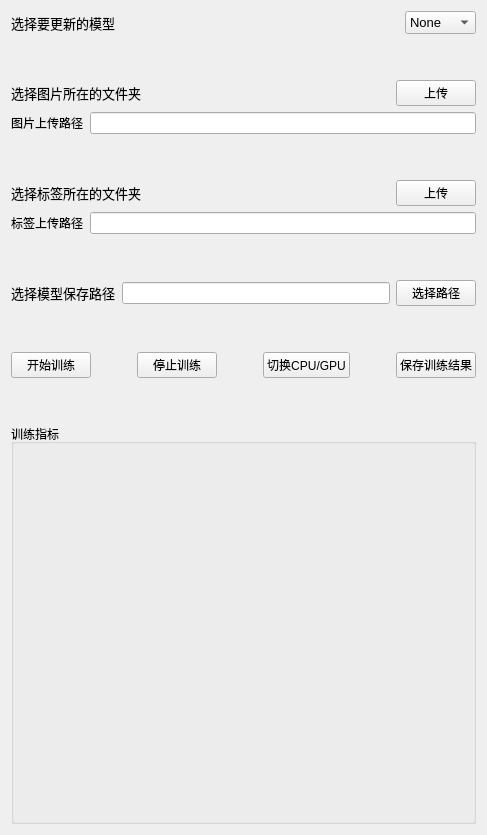
      <widget class="QWidget" name="page_4">
       <layout class="QHBoxLayout" name="horizontalLayout_35">
        <item>
         <layout class="QVBoxLayout" name="verticalLayout_14">
          <item>
           <layout class="QHBoxLayout" name="horizontalLayout_8">
            <item>
             <widget class="QLabel" name="label_20">
              <property name="font">
               <font>
                <pointsize>10</pointsize>
               </font>
              </property>
              <property name="text">
               <string>选择要更新的模型</string>
              </property>
             </widget>
            </item>
            <item>
             <spacer name="horizontalSpacer_5">
              <property name="orientation">
               <enum>Qt::Horizontal</enum>
              </property>
              <property name="sizeHint" stdset="0">
               <size>
                <width>40</width>
                <height>20</height>
               </size>
              </property>
             </spacer>
            </item>
            <item>
             <widget class="QComboBox" name="comboBox_2">
              <property name="font">
               <font>
                <pointsize>10</pointsize>
               </font>
              </property>
              <item>
               <property name="text">
                <string>None</string>
               </property>
              </item>
              <item>
               <property name="text">
                <string>Model1</string>
               </property>
              </item>
              <item>
               <property name="text">
                <string>Model2</string>
               </property>
              </item>
              <item>
               <property name="text">
                <string>Model3</string>
               </property>
              </item>
             </widget>
            </item>
           </layout>
          </item>
          <item>
           <spacer name="verticalSpacer_2">
            <property name="orientation">
             <enum>Qt::Vertical</enum>
            </property>
            <property name="sizeHint" stdset="0">
             <size>
              <width>20</width>
              <height>40</height>
             </size>
            </property>
           </spacer>
          </item>
          <item>
           <layout class="QHBoxLayout" name="horizontalLayout_24">
            <item>
             <widget class="QLabel" name="label_48">
              <property name="maximumSize">
               <size>
                <width>16777215</width>
                <height>20</height>
               </size>
              </property>
              <property name="font">
               <font>
                <family>Adobe Devanagari</family>
                <pointsize>10</pointsize>
               </font>
              </property>
              <property name="text">
               <string>选择图片所在的文件夹</string>
              </property>
             </widget>
            </item>
            <item>
             <spacer name="horizontalSpacer_23">
              <property name="orientation">
               <enum>Qt::Horizontal</enum>
              </property>
              <property name="sizeHint" stdset="0">
               <size>
                <width>40</width>
                <height>20</height>
               </size>
              </property>
             </spacer>
            </item>
            <item>
             <widget class="QPushButton" name="pushButton_3">
              <property name="text">
               <string>上传</string>
              </property>
             </widget>
            </item>
           </layout>
          </item>
          <item>
           <layout class="QHBoxLayout" name="horizontalLayout_31">
            <item>
             <widget class="QLabel" name="label_49">
              <property name="maximumSize">
               <size>
                <width>16777215</width>
                <height>20</height>
               </size>
              </property>
              <property name="text">
               <string>图片上传路径</string>
              </property>
             </widget>
            </item>
            <item>
             <widget class="QLineEdit" name="lineEdit">
              <property name="text">
               <string/>
              </property>
             </widget>
            </item>
           </layout>
          </item>
          <item>
           <spacer name="verticalSpacer_3">
            <property name="orientation">
             <enum>Qt::Vertical</enum>
            </property>
            <property name="sizeHint" stdset="0">
             <size>
              <width>20</width>
              <height>40</height>
             </size>
            </property>
           </spacer>
          </item>
          <item>
           <layout class="QHBoxLayout" name="horizontalLayout_32">
            <item>
             <widget class="QLabel" name="label_50">
              <property name="font">
               <font>
                <family>Adobe Devanagari</family>
                <pointsize>10</pointsize>
               </font>
              </property>
              <property name="text">
               <string>选择标签所在的文件夹</string>
              </property>
             </widget>
            </item>
            <item>
             <spacer name="horizontalSpacer_24">
              <property name="orientation">
               <enum>Qt::Horizontal</enum>
              </property>
              <property name="sizeHint" stdset="0">
               <size>
                <width>40</width>
                <height>20</height>
               </size>
              </property>
             </spacer>
            </item>
            <item>
             <widget class="QPushButton" name="pushButton_4">
              <property name="text">
               <string>上传</string>
              </property>
             </widget>
            </item>
           </layout>
          </item>
          <item>
           <layout class="QHBoxLayout" name="horizontalLayout_33">
            <item>
             <widget class="QLabel" name="label_51">
              <property name="text">
               <string>标签上传路径</string>
              </property>
             </widget>
            </item>
            <item>
             <widget class="QLineEdit" name="lineEdit_2">
              <property name="text">
               <string/>
              </property>
             </widget>
            </item>
           </layout>
          </item>
          <item>
           <spacer name="verticalSpacer_4">
            <property name="orientation">
             <enum>Qt::Vertical</enum>
            </property>
            <property name="sizeHint" stdset="0">
             <size>
              <width>20</width>
              <height>40</height>
             </size>
            </property>
           </spacer>
          </item>
          <item>
           <layout class="QHBoxLayout" name="horizontalLayout_38">
            <item>
             <widget class="QLabel" name="label_52">
              <property name="font">
               <font>
                <family>Adobe Devanagari</family>
                <pointsize>10</pointsize>
               </font>
              </property>
              <property name="text">
               <string>选择模型保存路径</string>
              </property>
             </widget>
            </item>
            <item>
             <widget class="QLineEdit" name="lineEdit_5">
              <property name="text">
               <string/>
              </property>
             </widget>
            </item>
            <item>
             <widget class="QPushButton" name="pushButton_23">
              <property name="text">
               <string>选择路径</string>
              </property>
             </widget>
            </item>
           </layout>
          </item>
          <item>
           <spacer name="verticalSpacer">
            <property name="orientation">
             <enum>Qt::Vertical</enum>
            </property>
            <property name="sizeHint" stdset="0">
             <size>
              <width>20</width>
              <height>40</height>
             </size>
            </property>
           </spacer>
          </item>
          <item>
           <layout class="QHBoxLayout" name="horizontalLayout_34">
            <item>
             <widget class="QPushButton" name="pushButton_5">
              <property name="text">
               <string>开始训练</string>
              </property>
             </widget>
            </item>
            <item>
             <spacer name="horizontalSpacer_25">
              <property name="orientation">
               <enum>Qt::Horizontal</enum>
              </property>
              <property name="sizeHint" stdset="0">
               <size>
                <width>40</width>
                <height>20</height>
               </size>
              </property>
             </spacer>
            </item>
            <item>
             <widget class="QPushButton" name="pushButton_6">
              <property name="text">
               <string>停止训练</string>
              </property>
             </widget>
            </item>
            <item>
             <spacer name="horizontalSpacer_26">
              <property name="orientation">
               <enum>Qt::Horizontal</enum>
              </property>
              <property name="sizeHint" stdset="0">
               <size>
                <width>40</width>
                <height>20</height>
               </size>
              </property>
             </spacer>
            </item>
            <item>
             <widget class="QPushButton" name="pushButton_7">
              <property name="text">
               <string>切换CPU/GPU</string>
              </property>
             </widget>
            </item>
            <item>
             <spacer name="horizontalSpacer_27">
              <property name="orientation">
               <enum>Qt::Horizontal</enum>
              </property>
              <property name="sizeHint" stdset="0">
               <size>
                <width>40</width>
                <height>20</height>
               </size>
              </property>
             </spacer>
            </item>
            <item>
             <widget class="QPushButton" name="pushButton_8">
              <property name="text">
               <string>保存训练结果</string>
              </property>
             </widget>
            </item>
           </layout>
          </item>
          <item>
           <spacer name="verticalSpacer_5">
            <property name="orientation">
             <enum>Qt::Vertical</enum>
            </property>
            <property name="sizeHint" stdset="0">
             <size>
              <width>20</width>
              <height>40</height>
             </size>
            </property>
           </spacer>
          </item>
          <item>
           <widget class="QGroupBox" name="groupBox_6">
            <property name="minimumSize">
             <size>
              <width>0</width>
              <height>400</height>
             </size>
            </property>
            <property name="title">
             <string>训练指标</string>
            </property>
           </widget>
          </item>
         </layout>
        </item>
       </layout>
      </widget>
